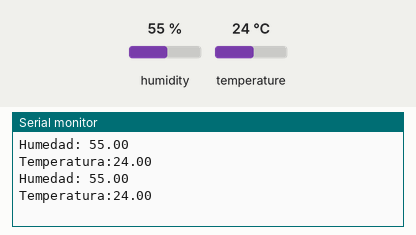
This sketch was run on a simulated ESP32. Shown: the last lines printed to the serial monitor. Inputs (shaded band) come from the test bench; at power-on: humidity 55 %, temperature 24 °C. Nothing arrives over Bluetooth unless stated.

Above: at 10.8 s.
10.9 s: humidity set to 22 %
At 15.8 s:
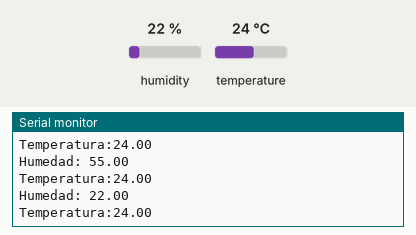
18.4 s: temperature set to 12 °C
At 20.4 s:
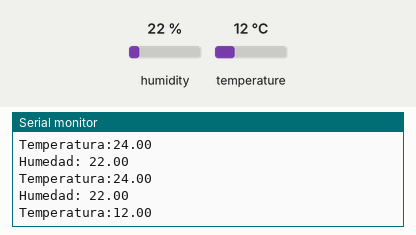
25.9 s: humidity set to 40 %
At 31.0 s:
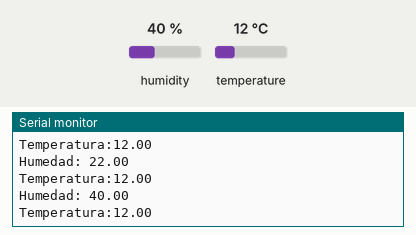
Timing chart, 0 to 32.5 s (numbered marks = the images above; inputs shaded):
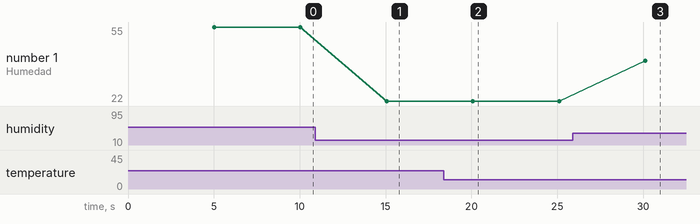

The sketch:

medidor_temperatura_humedad_por_bluetooth.ino
```cpp
//#include <DHT.h>
#include <DHT_U.h>


//#include <DHT11.h>

//#include "DHT.h"
#define PinSensor 4   // Pin digital al que se conecta el sensor
#define Tipo DHT11    // Tipo de sensor
DHT dht(PinSensor, Tipo);

#include <BluetoothSerial.h>

String device_name = "ESP32-BT-DHT11";

BluetoothSerial SerialBT;

void setup() {
  Serial.begin(9600);
  dht.begin();
  SerialBT.begin(device_name);
}

void loop(){
  delay(5000);
  float humedad = dht.readHumidity();
  float temperatura = dht.readTemperature();
  Serial.print("Humedad: ");
  Serial.println(humedad);
  Serial.print("Temperatura:");
  Serial.println(temperatura);
  if(isnan(humedad) || isnan(temperatura)){
    Serial.println("Error al leer el sensor DHT11.");
  }else{
    String mensaje = String((int)humedad) + "," + String((int)temperatura);
    SerialBT.print(mensaje);
    //delay(3000);
  }
}
```

Measured:
- after the input at 10.9 s, the serial monitor: prints a new line after 4.2 s (image 1)
- after the input at 18.4 s, the serial monitor: prints a new line after 1.7 s (image 2)
- after the input at 25.9 s, the serial monitor: prints a new line after 4.2 s (image 3)
- plotted number 1: 55 → 22 after the input at 10.9 s, 22 → 40 after the input at 25.9 s
